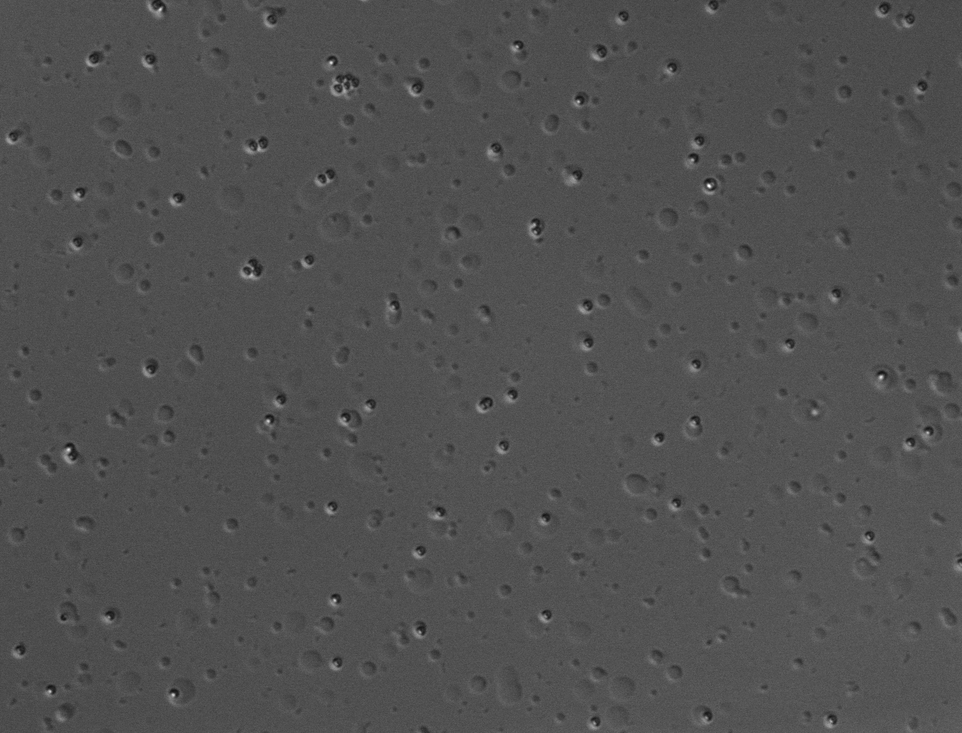
#> input picture 6.15.18 wt Tau only 2pc PEG 10uM tiCtrl.tif, 962 x 733 px, shrunk from 1344 x 1024 before the run
$ python thresh_otsu.py
#> lines starting #> are read from the running program, lines starting #| are printed output that depends on the picture; after the words box and inside, x2 and y2 are one past the last pixel; in counts of white or black regions, pixels touching at a corner belong together
# -*- coding: utf-8 -*-
"""
Created on Mon Oct  8 21:44:45 2018

@author: kevin
"""

import cv2 as cv
import numpy as np
import os
from matplotlib import pyplot as plt

img = cv.imread('6.15.18 wt Tau only 2pc PEG 10uM tiCtrl.tif',0)
#> img is the input picture: shape (733, 962); min 15, max 255, mean 80
outputpath='/home/kevin/Pictures/Thresh/'
if not os.path.exists(outputpath):
    os.mkdir(outputpath)
blur=cv.GaussianBlur(img, (5,5),0)
ret,thresh1 = cv.threshold(img,0,255,cv.THRESH_BINARY_INV+cv.THRESH_OTSU)
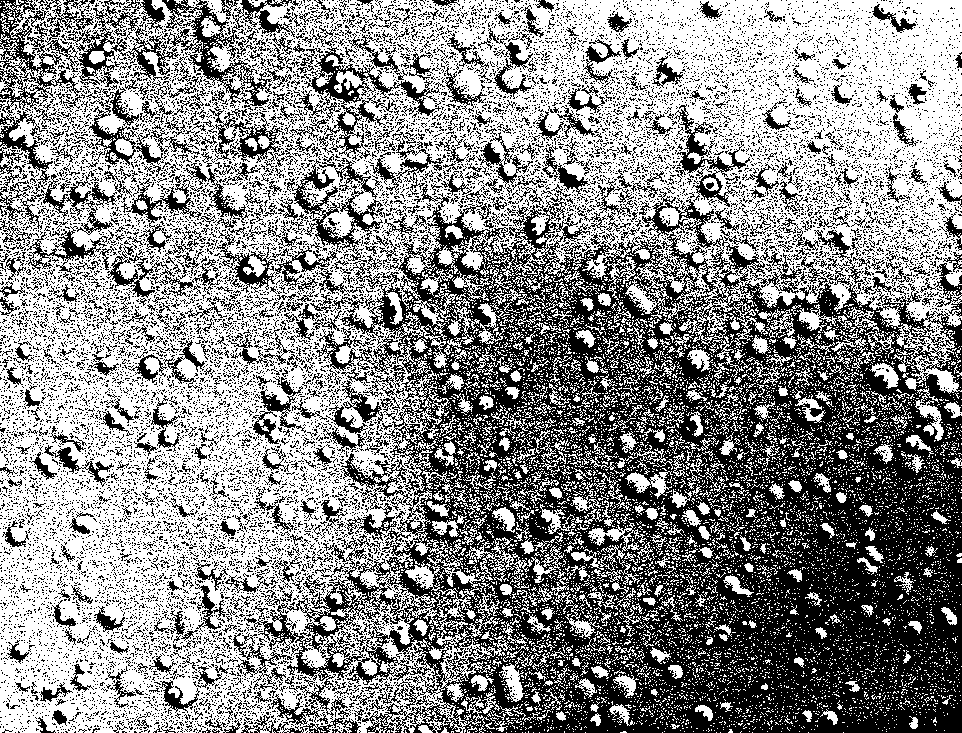
#> thresh1: shape (733, 962); 55.2% white; 14975 black regions (14336 under 20 px), largest, box (x1, y1, x2, y2) and area: (232, 184, 962, 733) 197588, (0, 0, 81, 184) 3788, (162, 0, 299, 111) 3658
#> ret = 80
plt.imsave(outputpath+'thresh_otsu.png',thresh1,cmap='gray',format='png')
